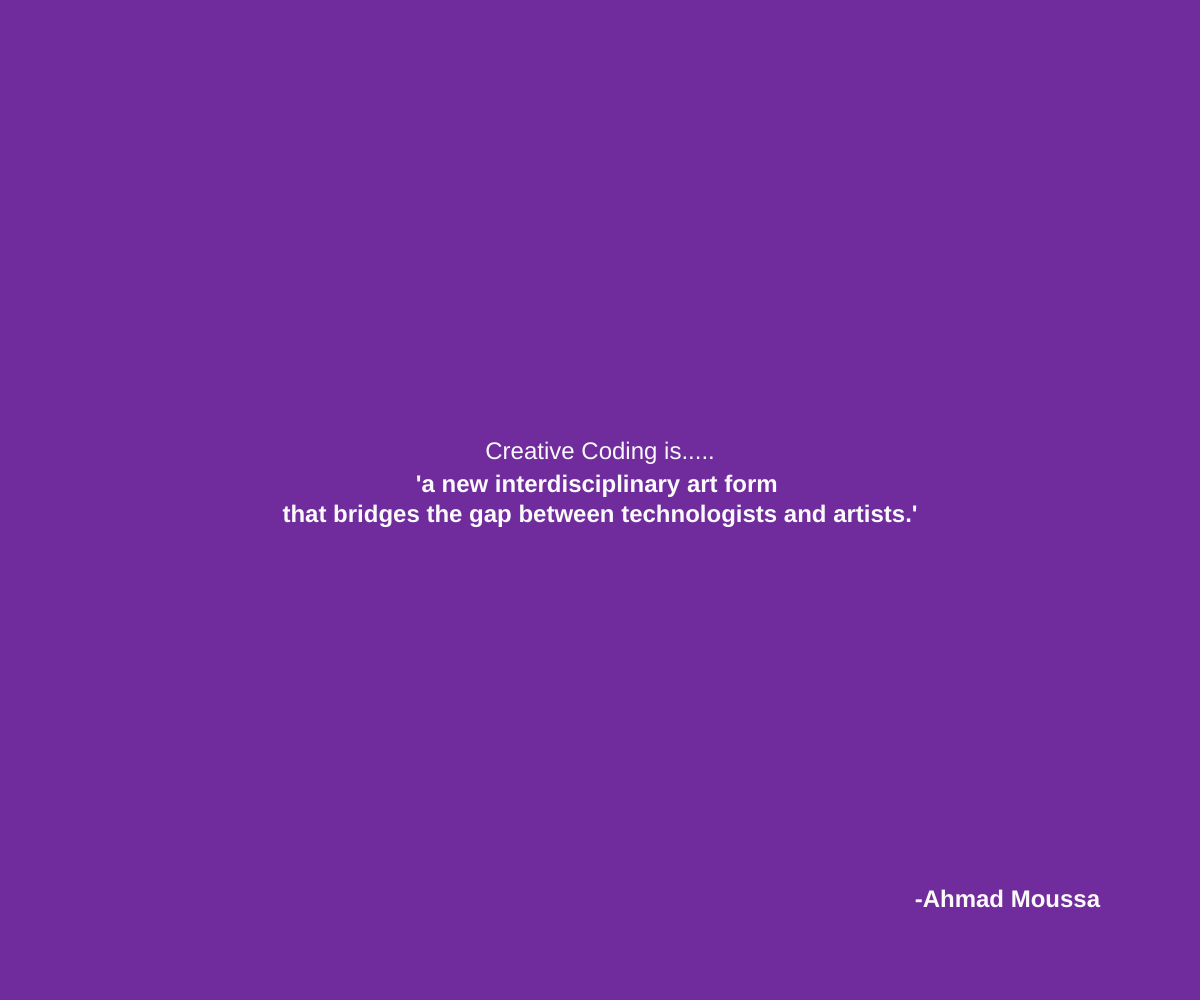
Frame 1 (no input)
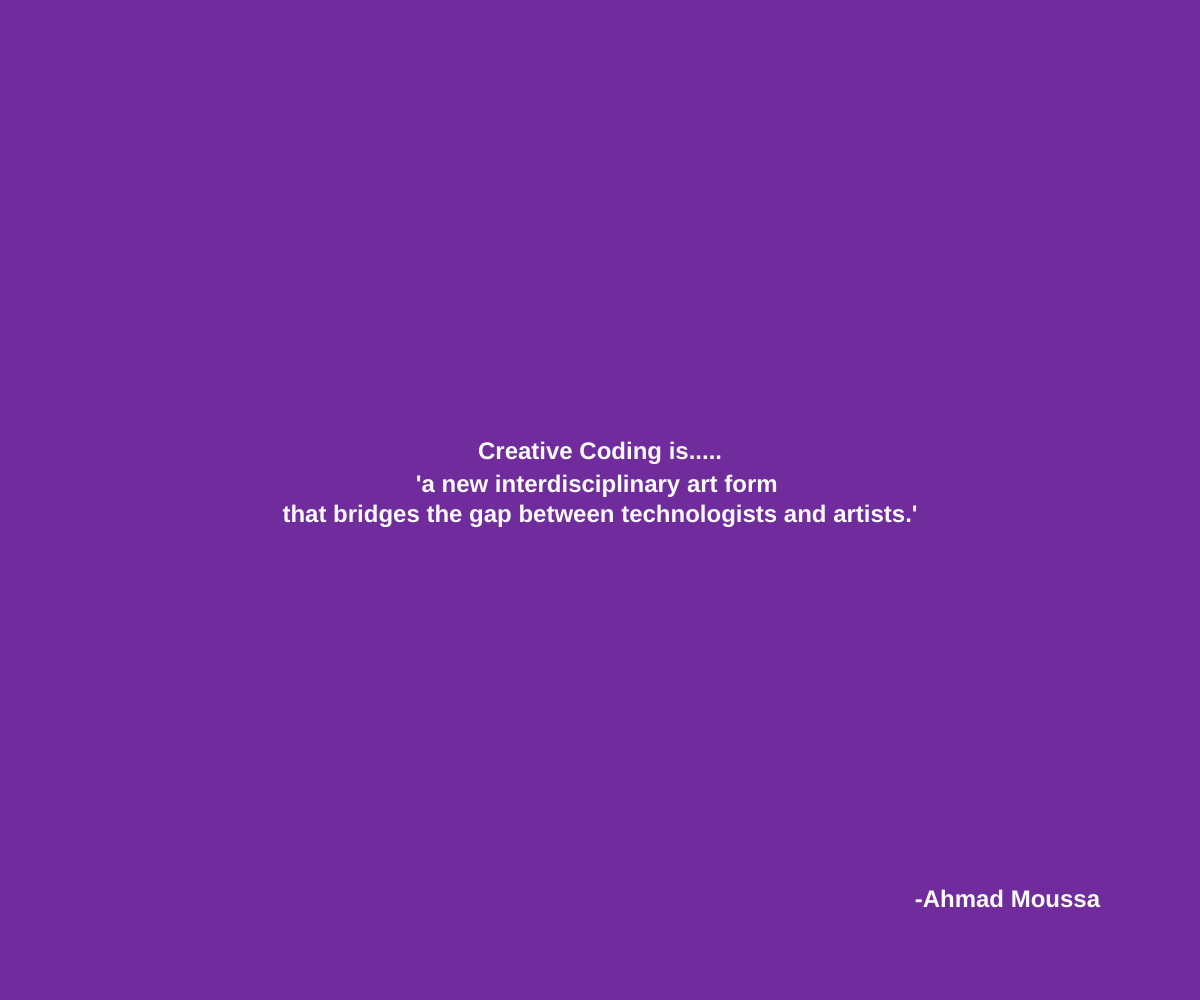
Frame 60 (no input)
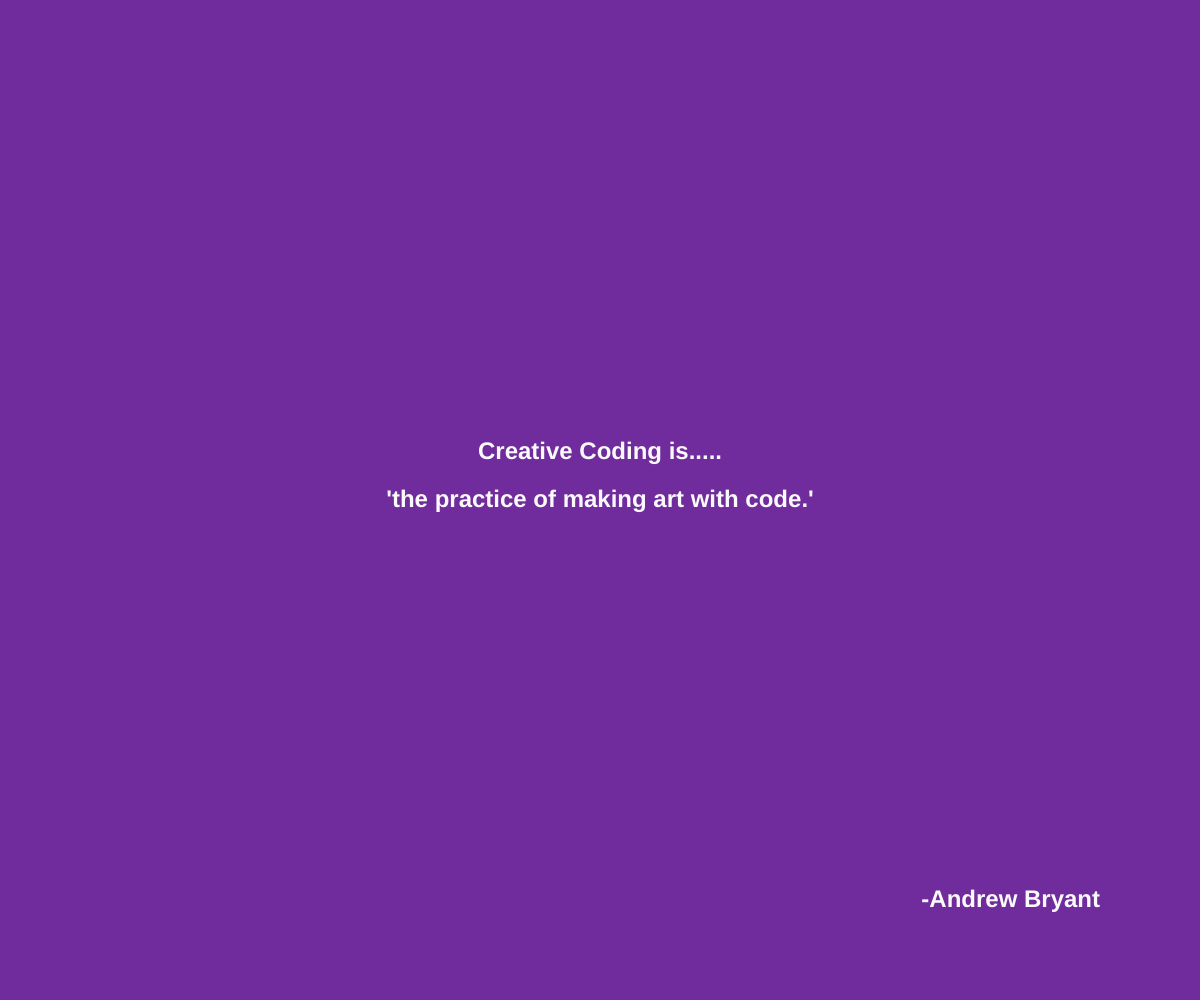
Frame 120 (the mouse pressed at the canvas centre since frame 60)

The p5.js sketch that drew these frames (run headless with seeded random() and noise() and a simulated clock; from frame 60 on, the mouse is pressed at the canvas centre):

// p5.js sketch
// ── sketch.js
// change the quotes in this array. Be mindful of the quotation marks!
// this is the only part of the file you need to edit!

const quotes = [
  { text: "a process, based on exploration, iteration, reflection and discovery.", source: "Tim Rodenbröker" },
  { text: "a new interdisciplinary art form \nthat bridges the gap between technologists and artists.", source: "Ahmad Moussa" },
  { text: "the practice of making art with code.", source: "Andrew Bryant" },
  { text: "used to describe a wide range of artistic practices \nthat use computer code as a medium.", source: "Raphaël de Courville" },
  { text: "about experimentation, not functionality.", source: "Maura Kelly" },
  { text: "the practice of using programming and coding techniques \nto create visual, auditory or interactive artworks.", source: "Lily from Tabicoding.com" },
  { text: "a specialty that utilizes code and programming \nto create more expressive, designed, and custom web designs", source: "Michale Barsky" },
  { text: "how you can mix surprises with control.", source: "Rebecca - The Hobby Hopper" }
];
// no need to edit anything below this line! 
// if you have made an error, you can check your history to see what might have gone wrong

// a variable that holds the current quote
let current = [];

function setup() {
  createCanvas(windowWidth, windowHeight);
  // Seed with millis() so each page load gives a different quote.
  randomSeed(millis());
  textSize(24);
  fill(250, 250, 250);
  // calls the function to pick a quote
  pickQuote();
}

function pickQuote() {
  // take a random number and use that to identify what quote to use
  current = quotes[floor(random(quotes.length))];
}

function draw() {
  background(112, 43, 157); // set the background color
  drawQuote();  // draw the quote on screen
}

function drawQuote() {   // draw text
  textAlign(CENTER, CENTER);
  text("Creative Coding is.....", width / 2, height / 2 - 48);
  textStyle(BOLD);
  text("'" + current.text + "'", width / 2, height / 2);
  textAlign(RIGHT, CENTER);
  text("-" + current.source, width - 100, height - 100);

}

function windowResized() {
  resizeCanvas(windowWidth, windowHeight);
}

function newQuote() {
  pickQuote();
  redraw();
}

function mousePressed() {
  newQuote();
}
